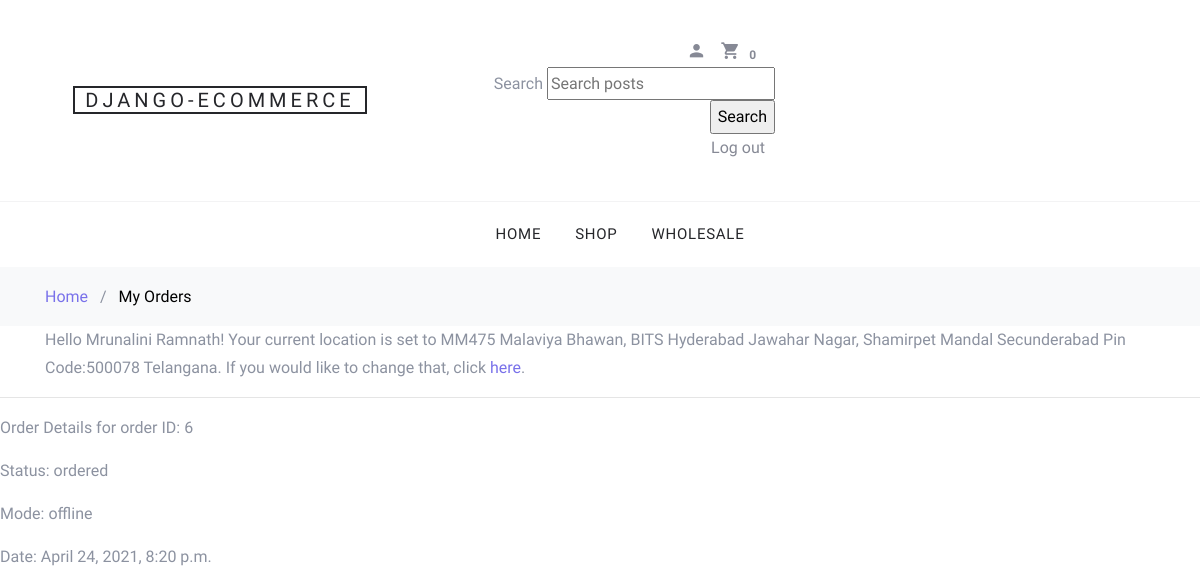
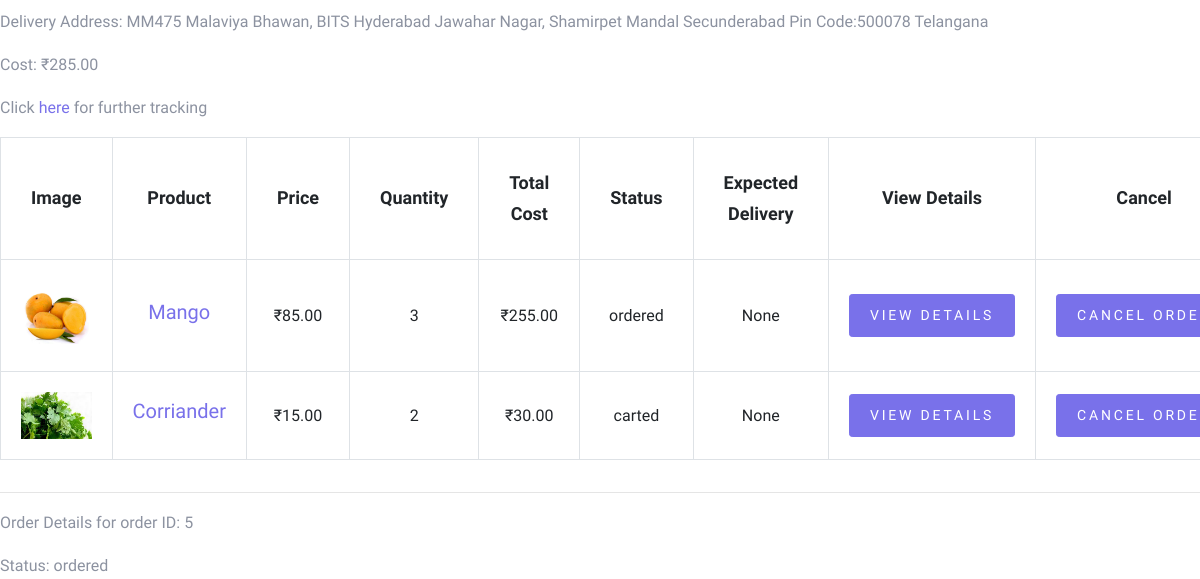
The app's page /order/my-orders/ (signed in, upper part), older data (2 pictures, top to bottom).
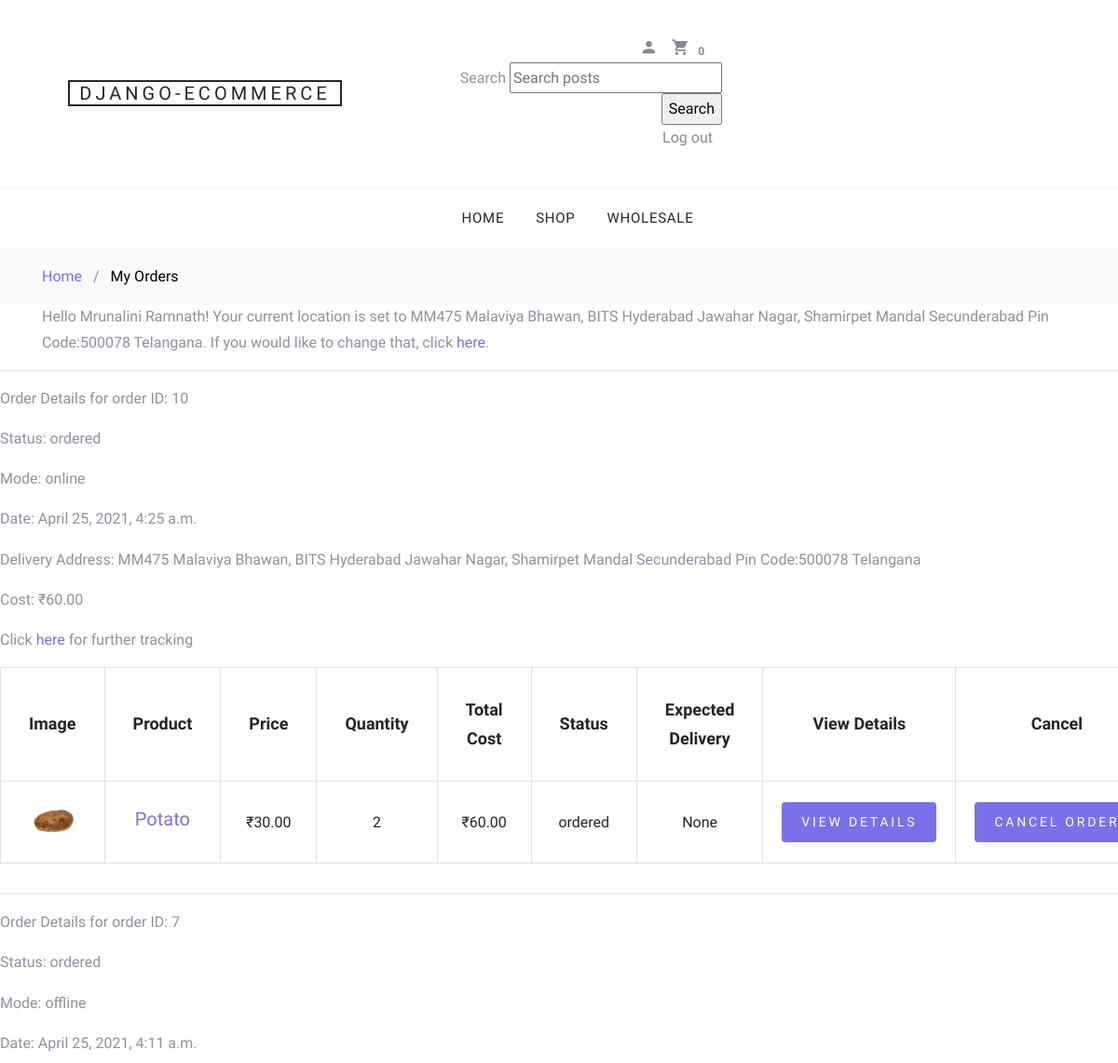
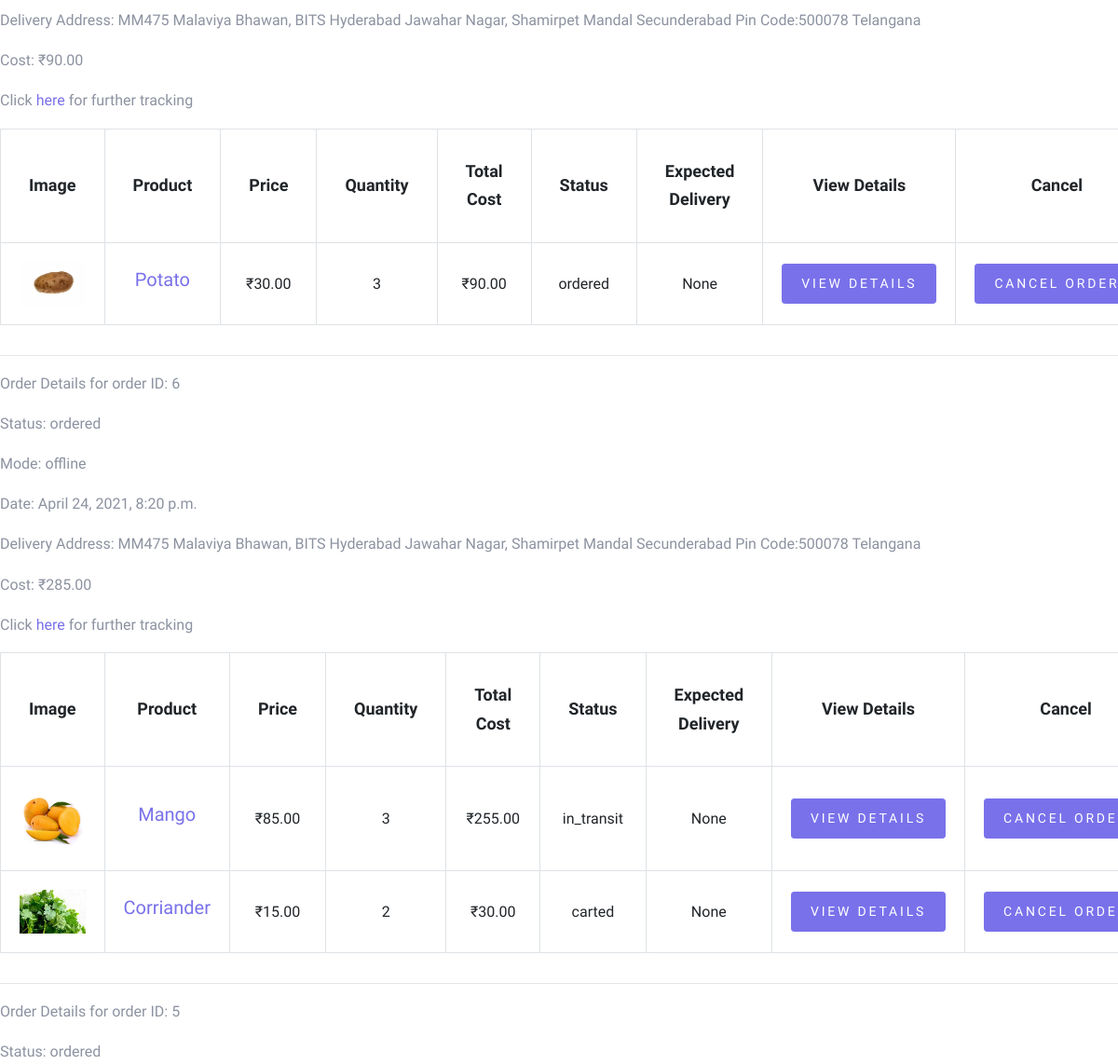
The same page, newer data (2 pictures, top to bottom).
### order/models.py (models this page shows, shortened)
class Order(models.Model):
    user = models.ForeignKey(User, on_delete=models.CASCADE)
    items = models.ManyToManyField(OrderItem, related_name='orders')
    status = models.CharField(max_length=255, default='carted')
    comments = models.CharField(max_length=511, blank=True, null=True)
    address = models.CharField(max_length=511, blank=True, null=True)
    updated = models.DateTimeField(auto_now_add=True)
    created = models.DateTimeField(blank = True, null = True)
    mode = models.CharField(max_length=255, blank=True, null=True)
    deliver_by = models.DateTimeField(blank=True, null=True)
    closed = models.BooleanField(default=False)
    class Meta:
        ordering = ('-created',)
    def get_total(self):
        total = 0
        for order_item in self.items.all():
            total += order_item.total_cost()
        return total

class OrderItem(models.Model):
    user = models.ForeignKey(User, on_delete=models.CASCADE)
    item = models.ForeignKey(Product, on_delete=models.CASCADE)
    quantity = models.PositiveIntegerField(default=1)
    status = models.CharField(max_length=255, default='carted')
    comments = models.CharField(max_length=511, blank=True, null=True)
    mode = models.CharField(max_length=255, blank=True, null=True)
    deliver_by = models.DateTimeField(blank=True, null=True)
    address = models.CharField(max_length=511, blank=True, null=True)
    closed = models.BooleanField(default=False)
    created = models.DateTimeField(auto_now_add=True)
    seller = models.EmailField(blank=True, null=True)
    def total_cost(self):
        return self.quantity * self.item.price

### shop/models.py (models this page shows, shortened)
class Product(models.Model):
    category = models.ManyToManyField('Category', related_name='products', blank=True)
    name = models.CharField(max_length=200, db_index=True)
    image = models.ImageField(upload_to='products/%Y/%m/%d', blank=True)
    description = models.TextField(blank=True)
    price = models.DecimalField(max_digits=10, decimal_places=2)
    original_price = models.DecimalField(max_digits=10, decimal_places=2, blank=True, null=True)
    available = models.BooleanField(default=True)
    stock_units = models.DecimalField(max_digits=5, decimal_places=0, default=32)
    created = models.DateTimeField(auto_now_add=True)
    updated = models.DateTimeField(auto_now=True)
    seller = models.ForeignKey(User, on_delete=models.CASCADE)
    location = models.TextField(default='')
    sort = models.CharField(max_length=255)
    class Meta:
        ordering = ['name',]

### order/views.py (the view)
# urls.py: path('my-orders/', views.my_orders, name='my-orders'),
@login_required
def my_orders(request):
    user = request.user
    orders = Order.objects.filter(user = user, status='ordered')
    context = {'orders':orders}
    return render(request, 'order/my-orders.html', context)

### users/models.py (called while the page is built)
    def full_name(self):
        return self.first_name+" "+self.last_name

### users/templatetags/mytags.py (called while the page is built)
@register.filter(name='group')
def group(user, group_name):
    return user.groups.filter(name=group_name).exists()

@register.filter
def cart_item_count(user):
    if user.is_authenticated:
        qs = Order.objects.filter(user=user, status='carted')
        if qs.exists():
            return qs[0].items.count()
    return 0

### order/templates/order/my-orders.html (shortened to what this page needs)
{% extends "base.html" %}
{% load static %}
{% load crispy_forms_tags %}
{% block content %}
<div class="bg-light py-3">
    <div class="container">
        <div class="row">
            <div class="col-md-12 mb-0"><a href="{% url 'shop:product_list' %}">Home</a> <span class="mx-2 mb-0">/</span> <strong
                    class="text-black">My Orders</strong></div>
        </div>
    </div>
</div>
<div class="container">
<p> Hello {{ request.user.full_name }}!
{% if request.user.location %} Your current location is set to {{ request.user.location }}. If you would like to change that, click <a href="{% url 'users:set-address' %}">here</a>.
{% else %} You currently do not have a location set. This would lead to issues while ordering a product. You can set your location by selecting from your addresses <a href="{% url 'users:set-address' %}">here</a>.
{% endif %}</p>
</div>
        {% for order in orders %}
                <hr>
                <p> Order Details for order ID: {{ order.id }}</p>
                <p> Status: {{ order.status }}</p>
                <p> Mode: {{ order.mode }}</p>
                <p> Date: {{ order.created }}</p>
                <p> Delivery Address: {{ order.address }} </p>
                <p> Cost: ₹{{ order.get_total }}</p>
                <p> <strong>Click <a href ="{% url 'order:order-details' order_id=order.id%}">here</a> for further tracking</strong></p>
                <div class="site-blocks-table">
                    <table class="table table-bordered">
                        <thead>
                            <tr>
                                <th class="product-thumbnail">Image</th>
                                <th class="product-name">Product</th>
                                <th class="product-price">Price</th>
                                <th class="product-quantity">Quantity</th>
                                <th class="product-quantity">Total Cost</th>
                                <th class='product-name'>Status</th>
                                <th class='product-name'>Expected Delivery</th>
                                <th class='product-name'>View Details</th>
                                <th class="product-remove">Cancel</th>
                            </tr>
                        </thead>
                        <tbody>
                            <tr>{% for prod in order.items.all %}
                                {% with p=prod.item %}
                                <td class="product-thumbnail">
                                    <img src="{{ p.image.url }}" alt="Image" class="img-fluid">
                                </td>
                                <td class="product-name">
                                    <h2 class="h5 text-black"><a href = "{% url 'shop:product_detail' product_id=p.id %}">{{ p.name }}</a></h2>
                                </td>
                                <td>₹{{ p.price }}</td>
                                <td>
                                    {{ prod.quantity }}
                                </td>
                                <td>₹{{ prod.total_cost }}</td>
                                <td>{{ prod.status }}</td>
                                <td>{{ prod.deliver_by }}</td>
                                <td><a href="{% url 'order:orderitem-details' orderitem_id=prod.id %}"
                                        class="btn btn-primary btn-sm">View Details</a></td>
                                <td><a href="{% url 'order:cancel-order-item' orderitem_id=prod.id %}"
                                        class="btn btn-primary btn-sm">Cancel Order</a></td>
                            </tr>
                            {% endwith %}
                            {% endfor %}
                        </tbody>
                    </table>
                </div>
                {% endfor %}
{% endblock %}

Row changes from the older to the newer data that the page shows:
added Order: id "10", status "ordered", mode "online", created "April 25, 2021, 4:25 a.m.", address "MM475 Malaviya Bhawan, BITS Hyderabad Jawahar Nagar, Shamirpet Mandal Secunderabad Pin Code:500078 Telangana", get_total "60.00"
added OrderItem: item.image (picture), item.name "Potato", item.price "30.00", quantity "2", total_cost "60.00", status "ordered", deliver_by "None", shown under "10"
added Order: id "7", status "ordered", mode "offline", created "April 25, 2021, 4:11 a.m.", address "MM475 Malaviya Bhawan, BITS Hyderabad Jawahar Nagar, Shamirpet Mandal Secunderabad Pin Code:500078 Telangana", get_total "90.00"
added OrderItem: item.image (picture), item.name "Potato", item.price "30.00", quantity "3", total_cost "90.00", status "ordered", deliver_by "None", shown under "7"
changed OrderItem "Mango": status "ordered" → "in_transit"
